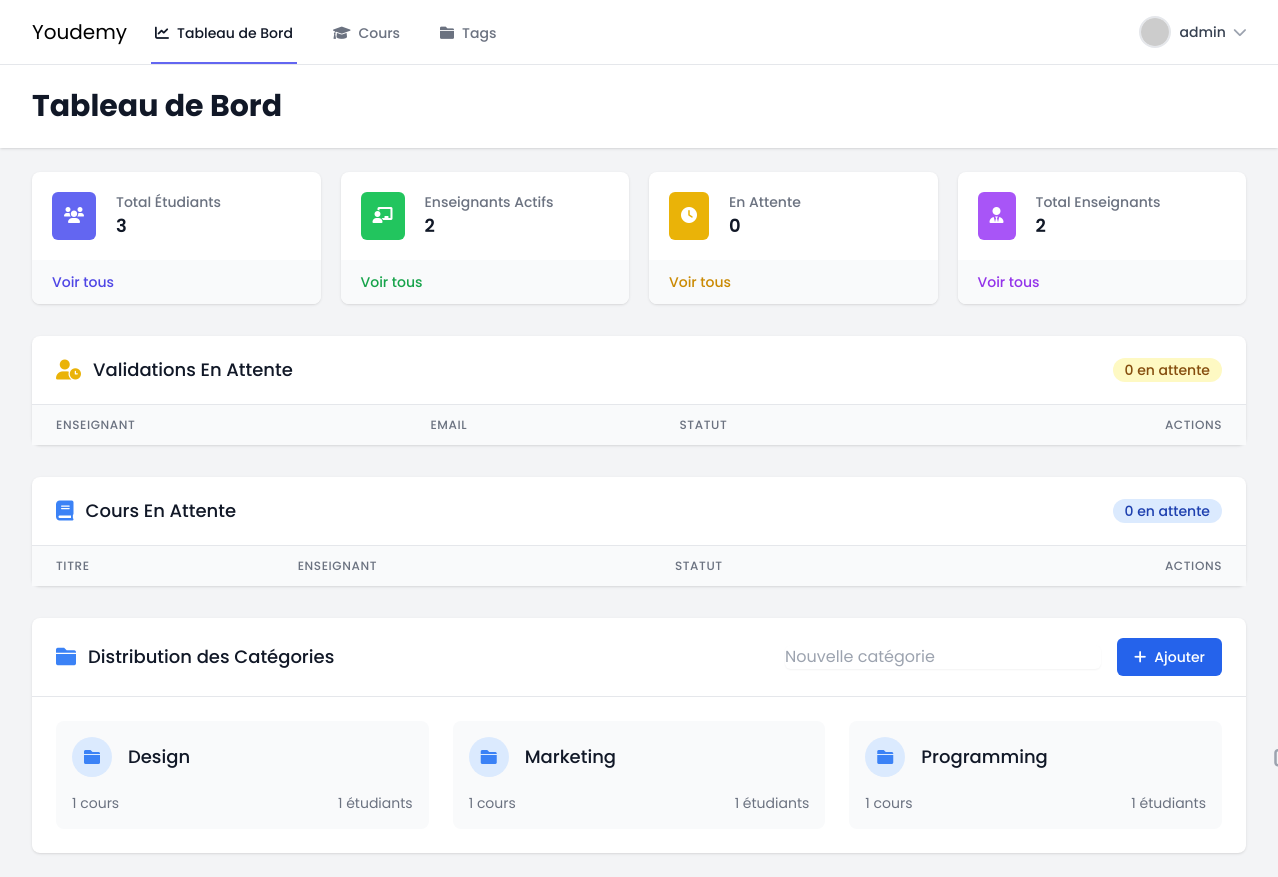
/views/admin/dashboard.php (signed in), run on the app's committed database.
### tables this page shows
CREATE TABLE categories (
    id_categorie INT PRIMARY KEY AUTO_INCREMENT,
    nom VARCHAR(100) NOT NULL UNIQUE
);

### models/Admin.php (called while the page is built, shortened)
<?php
class Admin extends User
{
    public function getAllUsers()
    {
        try {
            $db = Database::getInstance();
            $conn = $db->getConnection();
            $stmt = $conn->prepare("
                SELECT * FROM utilisateurs
                WHERE NOT (role = 'enseignant' AND status = 'inactif')
                ORDER BY FIELD(role, 'admin', 'enseignant', 'etudiant'),
                         FIELD(status, 'actif', 'en_attente', 'inactif'),
                         nom
            ");
            $stmt->execute();
            return $stmt->fetchAll(PDO::FETCH_ASSOC);
        } catch (PDOException $e) {
            return ['error' => 'Erreur lors de la récupération des utilisateurs: ' . $e->getMessage()];
        }
    }
}

### models/Course.php (called while the page is built, shortened)
<?php
class Course
{
    public function getCoursesByStatus($status)
    {
        $db = Database::getInstance();
        $conn = $db->getConnection();
        $query = "
            SELECT c.*, u.nom as enseignant_nom
            FROM cours c
            LEFT JOIN utilisateurs u ON c.id_enseignant = u.id
            WHERE c.statut = :status
        ";
        $stmt = $conn->prepare($query);
        $stmt->bindParam(':status', $status);
        $stmt->execute();
        return $stmt->fetchAll(PDO::FETCH_ASSOC);
    }
}

### models/Category.php (called while the page is built, shortened)
<?php
class Category {
    public static function getAllCategoriesWithStats() {
        $db = Database::getInstance();
        $conn = $db->getConnection();
        $query = "
            SELECT
                c.id_categorie,
                c.nom,
                COUNT(DISTINCT co.id) as cours_count,
                COUNT(DISTINCT i.id_etudiant) as students_count
            FROM categories c
            LEFT JOIN cours co ON c.id_categorie = co.id_categorie
            LEFT JOIN inscriptions i ON co.id = i.id_cours
            GROUP BY c.id_categorie, c.nom
            ORDER BY c.nom ASC
        ";
        $stmt = $conn->query($query);
        return $stmt->fetchAll(PDO::FETCH_ASSOC);
    }
}

### views/admin/dashboard.php (the view, shortened to what this page needs)
<?php
require_once __DIR__ . '/../../models/Admin.php';
require_once __DIR__ . '/../../models/Course.php';
require_once __DIR__ . '/../../models/Category.php';
try {
  $admin = new Admin(
    $_SESSION['user']['nom'],
    $_SESSION['user']['email'],
    '',
    'admin',
    'actif'
  );
  $allUsers = $admin->getAllUsers();
  $totalStudents = count(array_filter($allUsers, function ($user) {
    return $user['role'] === 'etudiant';
  }));
  $totalTeachers = count(array_filter($allUsers, function ($user) {
    return $user['role'] === 'enseignant';
  }));
  $activeTeachers = count(array_filter($allUsers, function ($user) {
    return $user['role'] === 'enseignant' && $user['status'] === 'actif';
  }));
  $pendingTeachers = count(array_filter($allUsers, function ($user) {
    return $user['role'] === 'enseignant' && $user['status'] === 'en_attente';
  }));
  $categories = Category::getAllCategoriesWithStats();
  $courseModel = new Course(null, null, null, null, null, null, null);
  $pendingCourses = $courseModel->getCoursesByStatus('en_attente');
} catch (Exception $e) {
  die("Erreur: " . $e->getMessage());
}
?>
<!DOCTYPE html>
<html lang="fr" class="h-full bg-gray-100">
<head>
  <script src="https://cdn.tailwindcss.com"></script>
  <link rel="stylesheet" href="https://cdnjs.cloudflare.com/ajax/libs/font-awesome/6.0.0/css/all.min.css">
</head>
<body class="h-full">
  <div class="min-h-full">
    <nav class="bg-white border-b border-gray-200 fixed w-full z-30 top-0">
      <div class="max-w-7xl mx-auto px-4 sm:px-6 lg:px-8">
        <div class="flex justify-between h-16">
          <div class="flex">
            <div class="flex-shrink-0 flex items-center">
              <h2 class="text-xl ">Youdemy</h2>
            </div>
            <div class="hidden sm:ml-6 sm:flex sm:space-x-8">
              <a href="#" class="border-indigo-500 text-gray-900 inline-flex items-center px-1 pt-1 border-b-2 text-sm font-medium">
                <i class="fas fa-chart-line mr-2"></i>
                Tableau de Bord
              </a>
              <a href="all_courses.php" class="border-transparent text-gray-500 hover:border-gray-300 hover:text-gray-700 inline-flex items-center px-1 pt-1 border-b-2 text-sm font-medium transition-colors duration-200">
                <i class="fas fa-graduation-cap mr-2"></i>
                Cours
              </a>
              <a href="gestionTag.php" class="border-transparent text-gray-500 hover:border-gray-300 hover:text-gray-700 inline-flex items-center px-1 pt-1 border-b-2 text-sm font-medium transition-colors duration-200">
                <i class="fas fa-folder mr-2"></i>
                Tags
              </a>
            </div>
          </div>
          <div class="hidden sm:ml-6 sm:flex sm:items-center">
            <div class="ml-3 relative">
              <div class="flex items-center">
                <button type="button" class="bg-white flex text-sm rounded-full focus:outline-none focus:ring-2 focus:ring-offset-2 focus:ring-indigo-500 items-center" id="user-menu-button" aria-expanded="false" aria-haspopup="true" onclick="toggleProfileDropdown()">
                  <img class="h-8 w-8 rounded-full object-cover border-2 border-gray-200" src="https://ui-avatars.com/api/?name=<?php echo urlencode($_SESSION['user']['nom']); ?>&background=random" alt="">
                  <span class="ml-2 text-gray-700 font-medium"><?php echo htmlspecialchars($_SESSION['user']['nom']); ?></span>
                  <i class="fas fa-chevron-down ml-2 text-gray-400"></i>
                </button>
              </div>
            </div>
          </div>
        </div>
      </div>
    </nav>
<header class="bg-white shadow mt-16">
      <div class="max-w-7xl mx-auto py-6 px-4 sm:px-6 lg:px-8">
        <h1 class="text-3xl font-bold text-gray-900">Tableau de Bord</h1>
      </div>
    </header>
    <main class="max-w-7xl mx-auto py-6 sm:px-6 lg:px-8">
      <div class="grid grid-cols-1 gap-5 sm:grid-cols-2 lg:grid-cols-4">
        <div class="bg-white overflow-hidden shadow rounded-lg">
          <div class="p-5">
            <div class="flex items-center">
              <div class="flex-shrink-0">
                <div class="rounded-md bg-indigo-500 p-3">
                  <i class="fas fa-users text-white"></i>
                </div>
              </div>
              <div class="ml-5 w-0 flex-1">
                <dl>
                  <dt class="text-sm font-medium text-gray-500 truncate">Total Étudiants</dt>
                  <dd class="text-lg font-semibold text-gray-900"><?php echo $totalStudents; ?></dd>
                </dl>
              </div>
            </div>
          </div>
          <div class="bg-gray-50 px-5 py-3">
            <div class="text-sm">
              <a href="#" class="font-medium text-indigo-600 hover:text-indigo-500">Voir tous</a>
            </div>
          </div>
        </div>
        <div class="bg-white overflow-hidden shadow rounded-lg">
          <div class="p-5">
            <div class="flex items-center">
              <div class="flex-shrink-0">
                <div class="rounded-md bg-green-500 p-3">
                  <i class="fas fa-chalkboard-teacher text-white"></i>
                </div>
              </div>
              <div class="ml-5 w-0 flex-1">
                <dl>
                  <dt class="text-sm font-medium text-gray-500 truncate">Enseignants Actifs</dt>
                  <dd class="text-lg font-semibold text-gray-900"><?php echo $activeTeachers; ?></dd>
                </dl>
              </div>
            </div>
          </div>
          <div class="bg-gray-50 px-5 py-3">
            <div class="text-sm">
              <a href="allEnseignement.php" class="font-medium text-green-600 hover:text-green-500">Voir tous</a>
            </div>
          </div>
        </div>
        <div class="bg-white overflow-hidden shadow rounded-lg">
          <div class="p-5">
            <div class="flex items-center">
              <div class="flex-shrink-0">
                <div class="rounded-md bg-yellow-500 p-3">
                  <i class="fas fa-clock text-white"></i>
                </div>
              </div>
              <div class="ml-5 w-0 flex-1">
                <dl>
                  <dt class="text-sm font-medium text-gray-500 truncate">En Attente</dt>
                  <dd class="text-lg font-semibold text-gray-900"><?php echo $pendingTeachers; ?></dd>
                </dl>
              </div>
            </div>
          </div>
          <div class="bg-gray-50 px-5 py-3">
            <div class="text-sm">
              <a href="allEnseignement.php" class="font-medium text-yellow-600 hover:text-yellow-500">Voir tous</a>
            </div>
          </div>
        </div>
        <div class="bg-white overflow-hidden shadow rounded-lg">
          <div class="p-5">
            <div class="flex items-center">
              <div class="flex-shrink-0">
                <div class="rounded-md bg-purple-500 p-3">
                  <i class="fas fa-user-tie text-white"></i>
                </div>
              </div>
              <div class="ml-5 w-0 flex-1">
                <dl>
                  <dt class="text-sm font-medium text-gray-500 truncate">Total Enseignants</dt>
                  <dd class="text-lg font-semibold text-gray-900"><?php echo $totalTeachers; ?></dd>
                </dl>
              </div>
            </div>
          </div>
          <div class="bg-gray-50 px-5 py-3">
            <div class="text-sm">
              <a href="allEnseignement.php" class="font-medium text-purple-600 hover:text-purple-500">Voir tous</a>
            </div>
          </div>
        </div>
      </div>
      <div class="mt-8">
        <div class="bg-white shadow rounded-lg">
          <div class="px-4 py-5 sm:px-6 flex justify-between items-center">
            <div class="flex items-center">
              <i class="fas fa-user-clock text-yellow-500 text-xl mr-3"></i>
              <h3 class="text-lg leading-6 font-medium text-gray-900">Validations En Attente</h3>
            </div>
            <span class="inline-flex items-center px-3 py-0.5 rounded-full text-sm font-medium bg-yellow-100 text-yellow-800">
              <?php echo $pendingTeachers; ?> en attente
            </span>
          </div>
          <div class="border-t border-gray-200">
            <div class="overflow-x-auto">
              <table class="min-w-full divide-y divide-gray-200">
                <thead class="bg-gray-50">
                  <tr>
                    <th class="px-6 py-3 text-left text-xs font-medium text-gray-500 uppercase tracking-wider">Enseignant</th>
                    <th class="px-6 py-3 text-left text-xs font-medium text-gray-500 uppercase tracking-wider">Email</th>
                    <th class="px-6 py-3 text-left text-xs font-medium text-gray-500 uppercase tracking-wider">Statut</th>
                    <th class="px-6 py-3 text-right text-xs font-medium text-gray-500 uppercase tracking-wider">Actions</th>
                  </tr>
                </thead>
              </table>
            </div>
          </div>
        </div>
      </div>
      <div class="mt-8">
        <div class="bg-white shadow rounded-lg">
          <div class="px-4 py-5 sm:px-6 flex justify-between items-center">
            <div class="flex items-center">
              <i class="fas fa-book text-blue-500 text-xl mr-3"></i>
              <h3 class="text-lg leading-6 font-medium text-gray-900">Cours En Attente</h3>
            </div>
            <span class="inline-flex items-center px-3 py-0.5 rounded-full text-sm font-medium bg-blue-100 text-blue-800">
              <?php echo count($pendingCourses); ?> en attente
            </span>
          </div>
          <div class="border-t border-gray-200">
            <div class="overflow-x-auto">
              <table class="min-w-full divide-y divide-gray-200">
                <thead class="bg-gray-50">
                  <tr>
                    <th class="px-6 py-3 text-left text-xs font-medium text-gray-500 uppercase tracking-wider">Titre</th>
                    <th class="px-6 py-3 text-left text-xs font-medium text-gray-500 uppercase tracking-wider">Enseignant</th>
                    <th class="px-6 py-3 text-left text-xs font-medium text-gray-500 uppercase tracking-wider">Statut</th>
                    <th class="px-6 py-3 text-right text-xs font-medium text-gray-500 uppercase tracking-wider">Actions</th>
                  </tr>
                </thead>
              </table>
            </div>
          </div>
        </div>
      </div>
      <div class="mt-8">
        <div class="bg-white shadow rounded-lg">
          <div class="px-4 py-5 sm:px-6 flex justify-between items-center">
            <div class="flex items-center">
              <i class="fas fa-folder text-blue-500 text-xl mr-3"></i>
              <h3 class="text-lg leading-6 font-medium text-gray-900">Distribution des Catégories</h3>
            </div>
            <form method="POST" class="flex items-center space-x-4">
              <input type="text" name="nom" required
                class="rounded-md border-gray-300 shadow-sm focus:border-indigo-500 focus:ring-indigo-500"
                placeholder="Nouvelle catégorie">
              <button type="submit" class="inline-flex items-center px-4 py-2 border border-transparent text-sm font-medium rounded-md text-white bg-blue-600 hover:bg-blue-700">
                <i class="fas fa-plus mr-2"></i>
                Ajouter
              </button>
            </form>
          </div>
          <div class="border-t border-gray-200">
            <div class="p-6 grid grid-cols-1 gap-6 sm:grid-cols-2 lg:grid-cols-3">
              <?php foreach ($categories as $category): ?>
                <div class="bg-gray-50 rounded-lg p-4 hover:shadow-md transition-all">
                  <form method="POST" class="flex flex-col h-full">
                    <div class="flex items-center justify-between mb-4">
                      <div class="flex items-center">
                        <div class="w-10 h-10 rounded-full bg-blue-100 flex items-center justify-center">
                          <i class="fas fa-folder text-blue-500"></i>
                        </div>
                        <input type="text" name="nom" value="<?php echo htmlspecialchars($category['nom']); ?>"
                          class="ml-3 text-lg font-medium text-gray-900 border-0 bg-transparent focus:ring-2 focus:ring-indigo-500 rounded p-1">
                      </div>
                      <div class="flex items-center space-x-2">
                        <a href="edit_category.php?id=<?php echo $category['id_categorie']; ?>"
                          class="text-gray-400 text-xl hover:text-blue-500">
                          <i class="fas fa-edit"></i>
                        </a>
                        <button type="submit" name="action" value="delete"
                          onclick="return confirm('Êtes-vous sûr de vouloir supprimer cette catégorie ?');"
                          class="text-gray-400 text-xl hover:text-red-500">
                        </button>
                      </div>
                    </div>
                    <div class="flex items-center justify-between text-sm text-gray-500 mt-auto">
                      <span><?php echo $category['cours_count']; ?> cours</span>
                      <span><?php echo $category['students_count']; ?> étudiants</span>
                    </div>
                  </form>
                </div>
              <?php endforeach; ?>
            </div>
          </div>
        </div>
      </div>
    </main>
  </div>
</body>
</html>

### views/admin/dashboard.php (style rules this page uses)
body { font-family: 'Poppins', sans-serif; }

### data on the page
categories: nom "Design", cours_count "1", students_count "1"
categories: nom "Marketing", cours_count "1", students_count "1"
categories: nom "Programming", cours_count "1", students_count "1"

### other printed values
$_SESSION['user']['nom'] "admin"
$totalStudents "3"
$activeTeachers "2"
$pendingTeachers "0"
$totalTeachers "2"
count($pendingCourses) "0"
